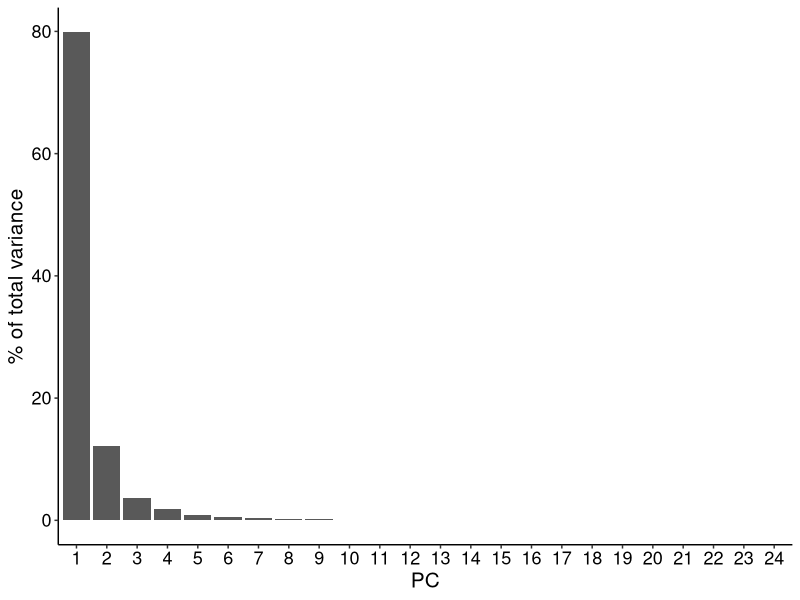
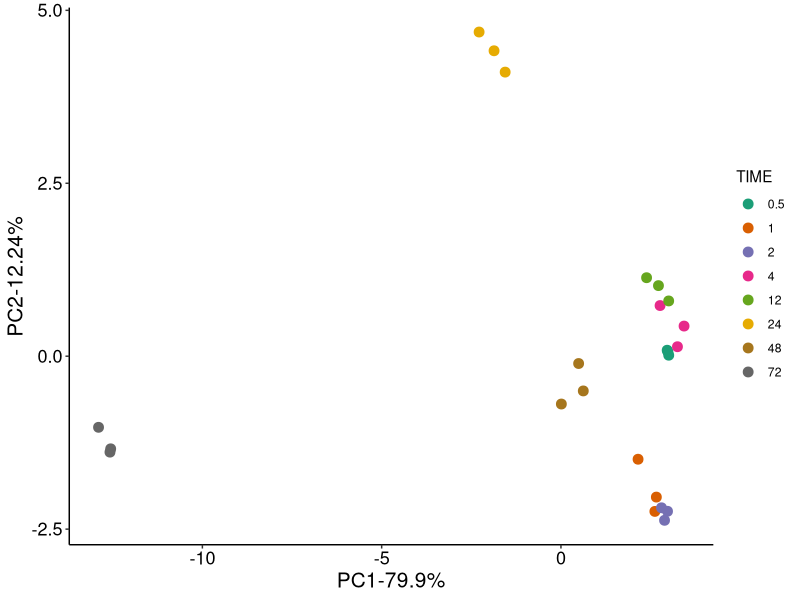

Here is the R script that generated these plots, in order:

# PCA Analysis on Main Data ------------------------------------------------

# Packages
if (!"tidyverse" %in% .packages()) library(tidyverse)

# 1 Import Data -----------------------------------------------------------
main_data <- read_csv("data/main_data.csv")

# 2 Formatting Data for PCA ---------------------------------------------------

# 2.1 Obtain wide data 
main_data_wd <- main_data %>% 
  mutate(SAMPLE_TIME = paste0(SAMPLE, "-", TIME)) %>% 
  pivot_wider(names_from = SAMPLE_TIME, values_from = QT, -TIME:-SAMPLE)

# 2.2 Transposing just quantity values
qt_data <- t(main_data_wd[, -1])

# 3 PCA analysis ----------------------------------------------------------
qt_pca <- prcomp(qt_data, scale. = FALSE)

# 3.1 PCA data
pca_data <- as_tibble(qt_pca$x) %>% 
  mutate(TIME = as_factor(substr(rownames(qt_pca$x), start = 3, stop =5))) %>% 
  relocate(TIME)

# 3.2 Loadings
compound_names <- filter(main_data, SAMPLE == 1, TIME == 0.5) %>% 
  select(MET) %>% 
  unlist()          # Compound names

loadigns_data <- as_tibble(qt_pca$rotation) %>% 
  signif(3) %>% 
  mutate(MET = compound_names) %>% 
  relocate(MET) 

# 3.3 Variation percentage per PC
var_pca <- qt_pca$sdev^2
per_var_pca <- round((var_pca / sum(var_pca))*100, 2)
per_var_pca <- tibble(
  PC = 1:length(per_var_pca),
  PER_VAR = per_var_pca
)

# 2.4 Save results
write_csv(pca_data, "data/pca_data.csv")
write_csv(loadigns_data, "data/loadings_data.csv")
write_csv(per_var_pca, "data/per_var_pca.csv")

# 3 Plots ------------------------------------------------------------------

# 3.1 Scree Plot
bar_pca <- per_var_pca %>% 
  ggplot(aes(x = as.factor(PC), y = PER_VAR)) +
  geom_col() + 
  xlab("PC") +
  ylab("% of total variance") +
  theme_classic() +
  theme(
    axis.text.x = element_text(color = "black", size = 13),
    axis.text.y = element_text(color = "black", size = 13),
    axis.title = element_text(color = "black", size = 15)
  ) 

# 3.2 Score plot PC1 vs PC2
pca_plot <- pca_data %>% 
  ggplot(aes(x = PC1, y = PC2, color = TIME)) +
  geom_point(size = 3) +
  xlab(paste0("PC1-", per_var_pca$PER_VAR[1], "%")) +
  ylab(paste0("PC2-", per_var_pca$PER_VAR[2], "%")) +
  theme_classic() +
  theme(
    axis.text.x = element_text(color = "black", size = 13),
    axis.text.y = element_text(color = "black", size = 13),
    axis.title = element_text(color = "black", size = 15)
  ) +
  scale_color_brewer(palette = "Dark2")


# 3.3 Save plots
ggsave("graphs/scree_plot.jpeg", plot = bar_pca)
ggsave("graphs/pca_plot.jpeg", plot = pca_plot)
